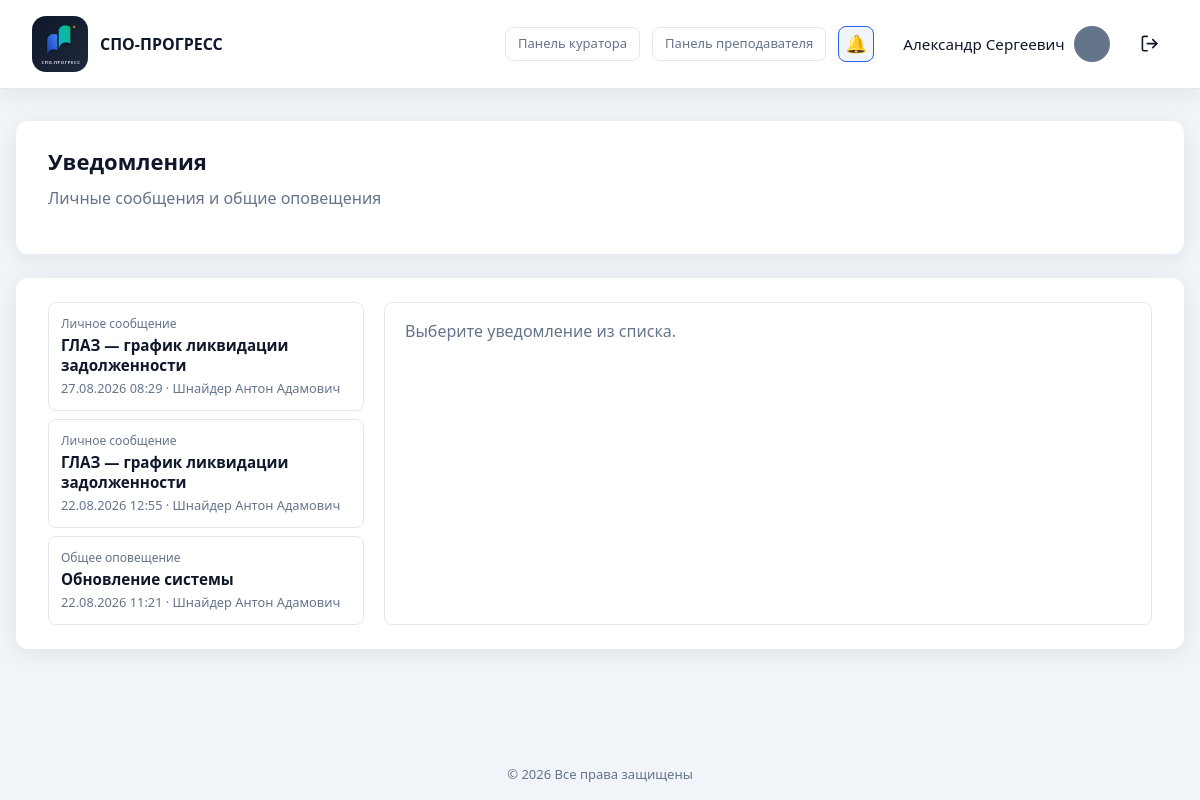
/notifications.php (signed in), run on the app's committed database.
### tables this page shows
CREATE TABLE `users` (
  `id` int UNSIGNED NOT NULL,
  `email` varchar(255) NOT NULL,
  `password_hash` varchar(255) NOT NULL,
  `password_plain` varchar(64) DEFAULT NULL,
  `full_name` varchar(255) NOT NULL,
  `phone` varchar(50) NOT NULL DEFAULT '',
  `position` varchar(255) NOT NULL DEFAULT '',
  `education` varchar(500) NOT NULL DEFAULT '',
  `additional_info` text,
  `avatar` varchar(255) NOT NULL DEFAULT 'icon:default',
  `role` enum('admin','teacher','student') NOT NULL DEFAULT 'teacher',
  `is_active` tinyint(1) NOT NULL DEFAULT '1',
  `created_at` datetime NOT NULL DEFAULT CURRENT_TIMESTAMP,
  `updated_at` datetime NOT NULL DEFAULT CURRENT_TIMESTAMP ON UPDATE CURRENT_TIMESTAMP
);

CREATE TABLE `notification_reads` (
  `id` int UNSIGNED NOT NULL,
  `notification_id` int UNSIGNED NOT NULL,
  `user_id` int UNSIGNED NOT NULL,
  `read_at` datetime NOT NULL DEFAULT CURRENT_TIMESTAMP
);

CREATE TABLE `notifications` (
  `id` int UNSIGNED NOT NULL,
  `sender_id` int UNSIGNED DEFAULT NULL,
  `notification_type` enum('personal','announcement') NOT NULL,
  `title` varchar(255) NOT NULL,
  `body` text NOT NULL,
  `recipient_id` int UNSIGNED DEFAULT NULL,
  `created_at` datetime NOT NULL DEFAULT CURRENT_TIMESTAMP
);

### includes/migrations.php (called while the page is built, shortened)
<?php
function ensure_user_roles_schema(PDO $pdo): void
{
    $done = true;
    $stmt = $pdo->query("SHOW TABLES LIKE 'user_roles'");
    if ($stmt->fetch()) {
        return;
    }
}
function ensure_organization_schema(PDO $pdo): void
{
    $done = true;
    $stmt = $pdo->query("SHOW TABLES LIKE 'organization'");
    if ($stmt->fetch()) {
        return;
    }
}
function run_migrations(PDO $pdo): void
{
    ensure_user_roles_schema($pdo);
    ensure_organization_schema($pdo);
    ensure_curriculum_schema($pdo);
    ensure_students_schema($pdo);
    ensure_gradebook_schema($pdo);
    ensure_attendance_schema($pdo);
    ensure_journal_schema($pdo);
    ensure_journal_brs_schema($pdo);
    ensure_ktp_schema($pdo);
}
function ensure_students_schema(PDO $pdo): void
{
    $done = true;
    $curatorCol = $pdo->query("SHOW COLUMNS FROM study_groups LIKE 'curator_id'")->fetch();
    $stmt = $pdo->query("SHOW TABLES LIKE 'students'");
    if ($stmt->fetch()) {
        return;
    }
}
function ensure_curriculum_schema(PDO $pdo): void
{
    $done = true;
    $stmt = $pdo->query("SHOW TABLES LIKE 'subjects'");
    if ($stmt->fetch()) {
        return;
    }
}
function ensure_gradebook_schema(PDO $pdo): void
{
    $done = true;
    $stmt = $pdo->query("SHOW TABLES LIKE 'app_settings'");
    $col = $pdo->query("SHOW COLUMNS FROM app_settings LIKE 'setting_value'")->fetch();
    $stmt = $pdo->query("SHOW TABLES LIKE 'grade_entries'");
    if ($stmt->fetch()) {
        return;
    }
}
function ensure_attendance_schema(PDO $pdo): void
{
    $done = true;
    $stmt = $pdo->query("SHOW TABLES LIKE 'attendance_reasons'");
    $stmt = $pdo->query("SHOW TABLES LIKE 'attendance_days'");
    if ($stmt->fetch()) {
        return;
    }
}
function ensure_journal_schema(PDO $pdo): void
{
    $done = true;
    $teacherCol = $pdo->query("SHOW COLUMNS FROM curriculum_items LIKE 'teacher_id'")->fetch();
    $stmt = $pdo->query("SHOW TABLES LIKE 'journal_lessons'");
    if ($stmt->fetch()) {
        return;
    }
}
function ensure_journal_brs_schema(PDO $pdo): void
{
    $done = true;
    $stmt = $pdo->query("SHOW TABLES LIKE 'journal_grades'");
    $markCol = $pdo->query("SHOW COLUMNS FROM journal_grades LIKE 'mark'")->fetch();
}
function ensure_ktp_schema(PDO $pdo): void
{
    $stmt = $pdo->query("SHOW TABLES LIKE 'ktp_topics'");
    $lessonTypeCol = $pdo->query("SHOW COLUMNS FROM ktp_topics LIKE 'lesson_type'")->fetch();
    if (!$lessonTypeCol) {
        $pdo->exec(
            "ALTER TABLE ktp_topics
             ADD lesson_type ENUM(
                'lecture', 'practice', 'independent',
                'diff_credit', 'credit', 'exam', 'control'
             ) NOT NULL DEFAULT 'lecture' AFTER title,
             ADD hours DECIMAL(4,1) NOT NULL DEFAULT 2.0 AFTER lesson_type"
        );
    } else {
        $typeDef = (string) ($lessonTypeCol['Type'] ?? '');
    }
    $stmt = $pdo->query("SHOW TABLES LIKE 'journal_lessons'");
    $topicCol = $pdo->query("SHOW COLUMNS FROM journal_lessons LIKE 'ktp_topic_id'")->fetch();
    $uniqueKey = $pdo->query("SHOW INDEX FROM journal_lessons WHERE Key_name = 'uq_journal_item_date'")->fetch();
}

### includes/db.php (called while the page is built, shortened)
<?php
function db(): PDO
{
    static $pdo = null;
    if ($pdo === null) {
        $config = require __DIR__ . '/../config/database.php';
        $dsn = sprintf(
            'mysql:host=%s;dbname=%s;charset=%s',
            $config['host'],
            $config['dbname'],
            $config['charset']
        );
        $pdo = new PDO($dsn, $config['username'], $config['password'], [
            PDO::ATTR_ERRMODE            => PDO::ERRMODE_EXCEPTION,
            PDO::ATTR_DEFAULT_FETCH_MODE => PDO::FETCH_ASSOC,
            PDO::ATTR_EMULATE_PREPARES   => false,
        ]);
        require_once __DIR__ . '/migrations.php';
        run_migrations($pdo);
    }
    return $pdo;
}

### includes/notifications.php (called while the page is built, shortened)
<?php
require_once __DIR__ . '/db.php';
require_once __DIR__ . '/auth.php';
function get_user_notifications(?int $userId = null): array
{
    $userId = $userId ?? (int) (current_user()['id'] ?? 0);
    $stmt = db()->prepare(
        "SELECT n.*, u.full_name AS sender_name,
                CASE WHEN nr.id IS NULL THEN 0 ELSE 1 END AS is_read,
                nr.read_at
         FROM notifications n
         LEFT JOIN users u ON u.id = n.sender_id
         LEFT JOIN notification_reads nr
            ON nr.notification_id = n.id AND nr.user_id = ?
         WHERE (n.notification_type = 'personal' AND n.recipient_id = ?)
            OR n.notification_type = 'announcement'
         ORDER BY n.created_at DESC, n.id DESC"
    );
    $stmt->execute([$userId, $userId]);
    return $stmt->fetchAll();
}

### notifications.php (the view, shortened to what this page needs)
<?php
require_once __DIR__ . '/includes/auth.php';
require_once __DIR__ . '/includes/notifications.php';
require_login();
$user = current_user();
$notifications = get_user_notifications((int) $user['id']);
$selected = null;
$showHeader = true;
require __DIR__ . '/includes/header.php';
?>
<div class="dashboard dashboard--wide">
    <section class="panel">
        <div class="panel__header">
            <div>
                <h1>Уведомления</h1>
                <p class="text-muted">Личные сообщения и общие оповещения</p>
            </div>
        </div>
    </section>
    <section class="panel">
        <?php if ($notifications === []): ?>
            <p class="text-muted">Уведомлений пока нет.</p>
        <?php else: ?>
            <div class="notifications-layout">
                <div class="notifications-list">
                    <?php foreach ($notifications as $row): ?>
                    <?php $isUnread = empty($row['is_read']); ?>
                    <a
                        href="notifications.php?id=<?= (int) $row['id'] ?>"
                        class="notifications-item<?= $isUnread ? ' notifications-item--unread' : '' ?><?= (int) $row['id'] === $selectedId ? ' notifications-item--active' : '' ?>"
                    >
                        <span class="notifications-item__type">
                            <?= e(notification_type_label((string) $row['notification_type'])) ?>
                        </span>
                        <strong class="notifications-item__title"><?= e($row['title']) ?></strong>
                        <span class="notifications-item__meta">
                            <?= e(format_date($row['created_at'])) ?>
                            <?php if (!empty($row['sender_name'])): ?>
                                · <?= e($row['sender_name']) ?>
                            <?php endif; ?>
                        </span>
                    </a>
                    <?php endforeach; ?>
                </div>
                <div class="notifications-detail">
                    <?php if ($selected === null): ?>
                        <p class="text-muted">Выберите уведомление из списка.</p>
                    <?php endif; ?>
                </div>
            </div>
        <?php endif; ?>
    </section>
</div>
<?php require __DIR__ . '/includes/footer.php'; ?>

### includes/header.php (shortened to what this page needs)
<!DOCTYPE html>
<html lang="ru">
<head>
    <?php $basePath = $basePath ?? ''; ?>
    <link rel="stylesheet" href="<?= e($basePath) ?>assets/css/style.css">
</head>
<body>
    <div class="page">
        <?php if (!empty($showHeader)): ?>
        <header class="header">
            <div class="header__brand">
                <span class="header__logo">
                    <img
                        class="header__logo-img"
                        src="<?= e($basePath) ?>assets/img/logo-icon.svg"
                        alt="СПО-ПРОГРЕСС"
                        width="56"
                        height="56"
                    >
                </span>
                <span class="header__title">СПО-ПРОГРЕСС</span>
            </div>
            <?php if (is_logged_in()): ?>
            <?php
            $headerUser = current_user();
            $headerName = user_first_middle_name((string) ($headerUser['full_name'] ?? ''));
            $headerAvatar = (string) ($headerUser['avatar'] ?? 'icon:person');
            $appBase = app_base_path();
            $activePanel = current_header_panel();
            require_once __DIR__ . '/notifications.php';
            ?>
            <nav class="header__nav">
                <?php if (can_use_curator_panel()): ?>
                <a
                    href="<?= e($appBase) ?>curator/group.php"
                    class="btn btn--ghost btn--sm<?= $activePanel === 'curator' ? ' is-active' : '' ?>"
                >Панель куратора</a>
                <?php endif; ?>
                <?php if (can_use_teacher_panel()): ?>
                <a
                    href="<?= e($appBase) ?>teacher/subjects.php"
                    class="btn btn--ghost btn--sm<?= $activePanel === 'teacher' ? ' is-active' : '' ?>"
                >Панель преподавателя</a>
                <?php endif; ?>
                <a
                    href="<?= e($appBase) ?>notifications.php"
                    class="header__notify-btn<?= basename((string) ($_SERVER['SCRIPT_NAME'] ?? '')) === 'notifications.php' ? ' is-active' : '' ?>"
                    title="Уведомления"
                >
                    <span class="header__notify-icon" aria-hidden="true">🔔</span>
                </a>
                <div class="header__account">
                    <a
                        href="<?= e($appBase) ?><?= is_student_user() ? 'student/cabinet.php' : 'cabinet.php' ?>"
                        class="header__cabinet-tab<?= ($activePanel === 'cabinet' || $activePanel === 'student') ? ' header__cabinet-tab--active' : '' ?>"
                        title="Личный кабинет"
                    >
                        <span class="header__user-name"><?= e($headerName) ?></span>
                        <?= render_user_avatar($headerAvatar, 'user-avatar--header', $basePath) ?>
                    </a>
                </div>
                <a
                    href="<?= e($basePath) ?>logout.php"
                    class="header__logout-btn"
                    title="Выйти"
                    aria-label="Выйти"
                >
                </a>
            </nav>
            <?php endif; ?>
        </header>
        <?php endif; ?>
        <main class="main">

### data on the page
users: full_name "Александр Сергеевич"
notification_reads: notification.notification_type "Личное сообщение", notification.title "ГЛАЗ — график ликвидации задолженности", notification.created_at "27.08.2026 08:29", users.full_name "Шнайдер Антон Адамович"
notification_reads: notification.notification_type "Личное сообщение", notification.title "ГЛАЗ — график ликвидации задолженности", notification.created_at "22.08.2026 12:55", users.full_name "Шнайдер Антон Адамович"
notification_reads: notification.notification_type "Общее оповещение", notification.title "Обновление системы", notification.created_at "22.08.2026 11:21", users.full_name "Шнайдер Антон Адамович"
